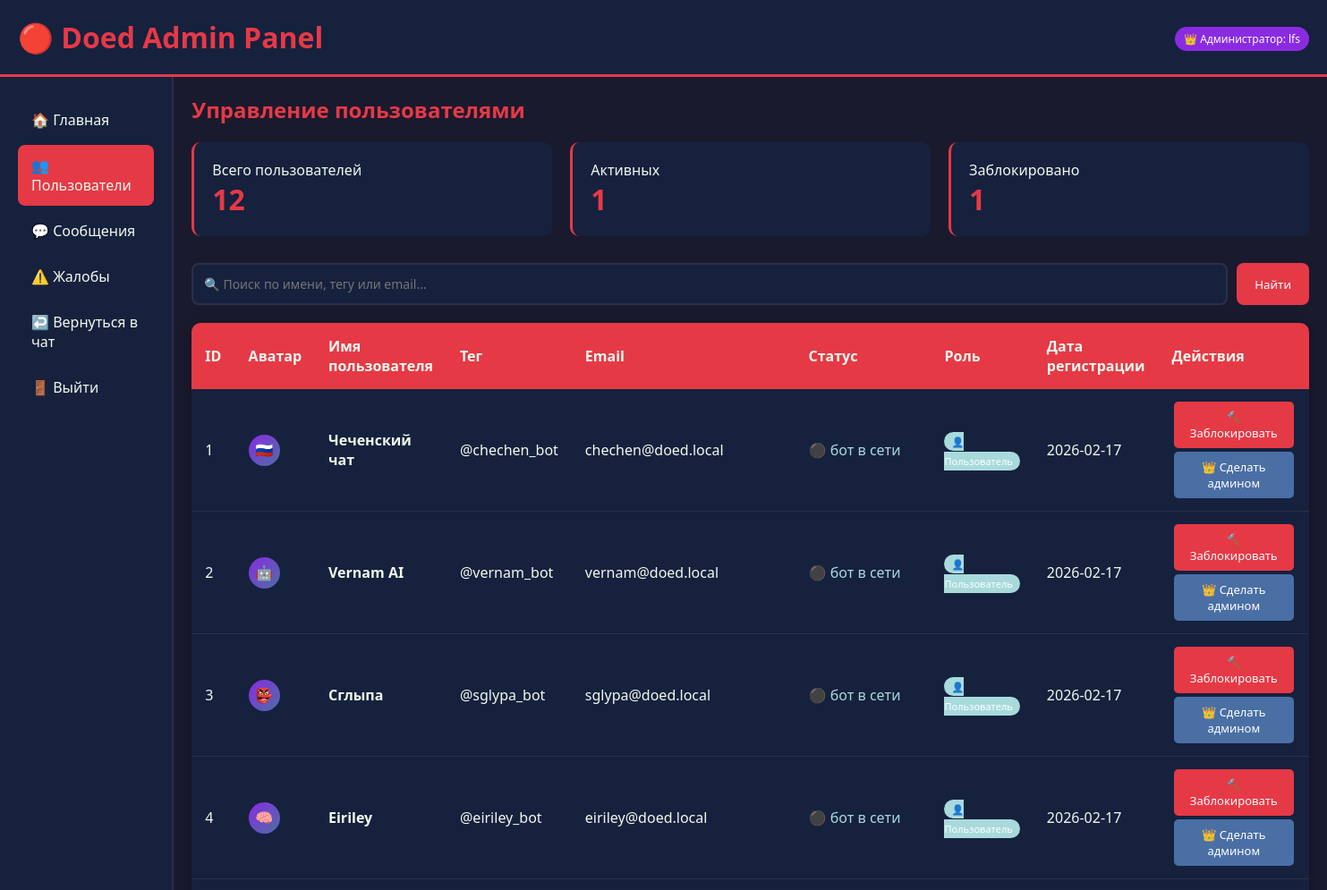
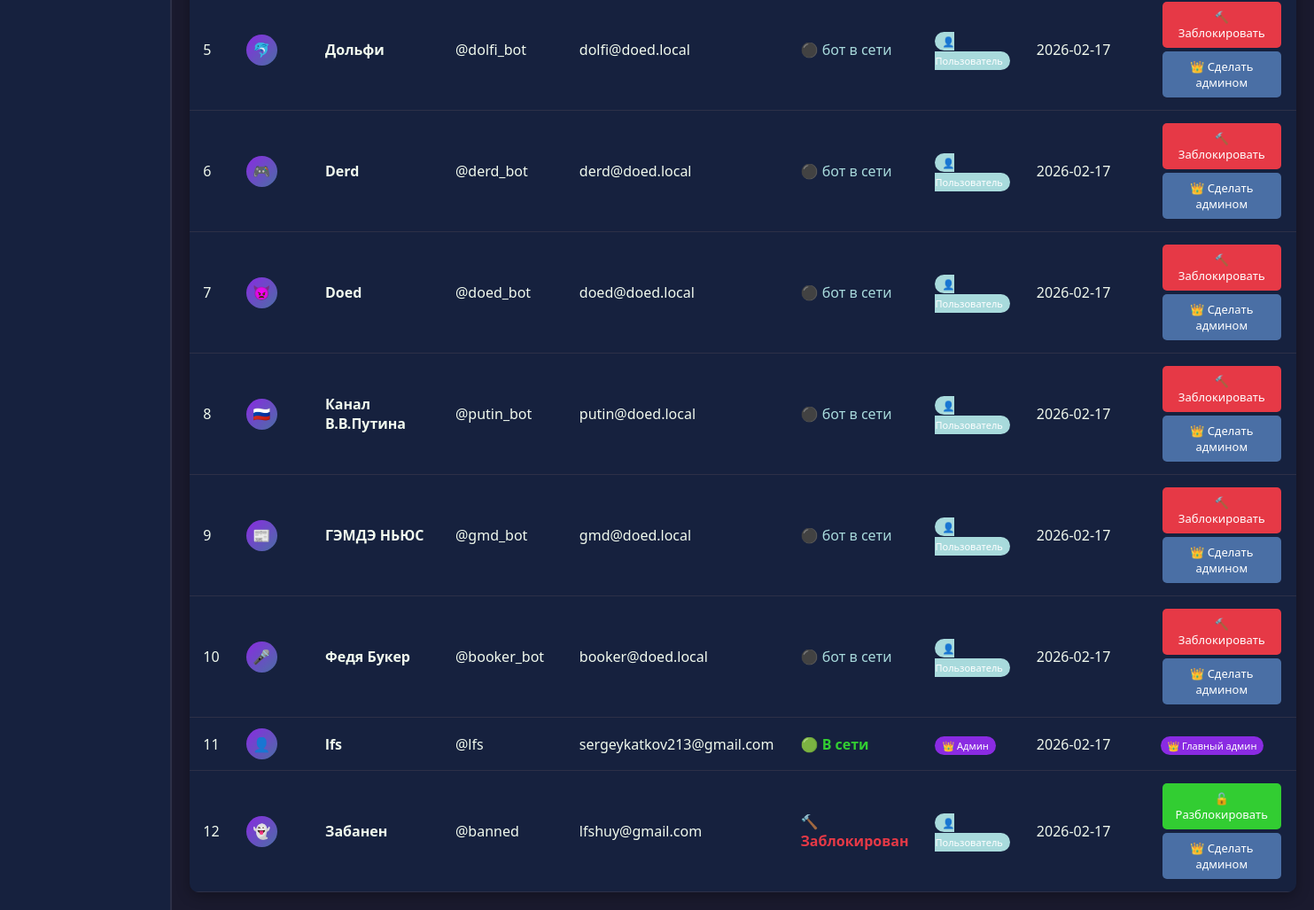
/admin/users (signed in), run on the app's committed database (2 pictures, top to bottom).
### app/models.py (models this page shows)
class User(Base):
    __tablename__ = "users"
    id = Column(Integer, primary_key=True, index=True)
    username = Column(String, unique=True, index=True, nullable=False)
    tag = Column(String, unique=True, index=True, nullable=False)
    email = Column(String, unique=True, index=True, nullable=False)
    hashed_password = Column(String, nullable=False)
    status = Column(String, default="в сети")
    avatar = Column(String, default="👤")  # Эмодзи или путь к картинке
    avatar_type = Column(String, default="emoji")  # 'emoji' или 'image'
    avatar_url = Column(String, nullable=True)  # URL если загружено изображение
    is_admin = Column(Boolean, default=False)
    is_bot = Column(Boolean, default=False)
    created_at = Column(DateTime, default=datetime.utcnow)
    muted_until = Column(DateTime, nullable=True)
    can_only_write_bots = Column(Boolean, default=False)
    sent_messages = relationship("Message", foreign_keys="Message.sender_id", back_populates="sender", cascade="all, delete-orphan")
    received_messages = relationship("Message", foreign_keys="Message.receiver_id", back_populates="receiver", cascade="all, delete-orphan")
    user_contacts = relationship("Contact", foreign_keys="Contact.user_id", back_populates="user", cascade="all, delete-orphan")
    contact_of = relationship("Contact", foreign_keys="Contact.contact_id", back_populates="contact", cascade="all, delete-orphan")
    sent_reports = relationship("Report", foreign_keys="Report.reporter_id", back_populates="reporter", cascade="all, delete-orphan")
    received_reports = relationship("Report", foreign_keys="Report.reported_id", back_populates="reported", cascade="all, delete-orphan")

### app/routers/admin.py (the view)
@router.get("/users", response_class=HTMLResponse)
async def admin_users(
    request: Request,
    search: Optional[str] = None,
    db: Session = Depends(get_db)
):
    admin = get_current_admin(request, db)
    if not admin:
        return RedirectResponse(url="/")
    query = db.query(models.User)
    if search:
        query = query.filter(
            or_(
                models.User.username.contains(search),
                models.User.tag.contains(search),
                models.User.email.contains(search)
            )
        )
    users = query.order_by(models.User.id).all()
    return templates.TemplateResponse("admin_users.html", {
        "request": request,
        "admin": admin,
        "users": users,
        "search": search
    })

### templates/admin_users.html (shortened to what this page needs)
<!DOCTYPE html>
<html lang="ru">
<head>
</head>
<body>
    <div class="header">
        <h1>🔴 Doed Admin Panel</h1>
        <div>
            <span class="admin-badge">👑 Администратор: {{ admin.username }}</span>
        </div>
    </div>
    <div class="container">
        <div class="sidebar">
            <a href="/admin/">🏠 Главная</a>
            <a href="/admin/users" class="active">👥 Пользователи</a>
            <a href="/admin/messages">💬 Сообщения</a>
            <a href="/admin/reports">⚠️ Жалобы</a>
            <a href="/chat">↩️ Вернуться в чат</a>
            <a href="/logout">🚪 Выйти</a>
        </div>
        <div class="content">
            <h2>Управление пользователями</h2>
            <div class="stats">
                <div class="stat-card">
                    <div>Всего пользователей</div>
                    <div class="stat-value">{{ users|length }}</div>
                </div>
                <div class="stat-card">
                    <div>Активных</div>
                    <div class="stat-value">{{ users|selectattr('status', 'equalto', 'в сети')|list|length }}</div>
                </div>
                <div class="stat-card">
                    <div>Заблокировано</div>
                    <div class="stat-value">{{ users|selectattr('status', 'equalto', 'заблокирован')|list|length }}</div>
                </div>
            </div>
            <form class="search-form" method="get">
                <input type="text" name="search" class="search-input" placeholder="🔍 Поиск по имени, тегу или email..." value="{{ search or '' }}">
                <button type="submit" class="search-btn">Найти</button>
            </form>
            <table class="table">
                <thead>
                    <tr>
                        <th>ID</th>
                        <th>Аватар</th>
                        <th>Имя пользователя</th>
                        <th>Тег</th>
                        <th>Email</th>
                        <th>Статус</th>
                        <th>Роль</th>
                        <th>Дата регистрации</th>
                        <th>Действия</th>
                    </tr>
                </thead>
                <tbody>
                    {% for user in users %}
                    <tr>
                        <td>{{ user.id }}</td>
                        <td>
                            <div style="width:35px;height:35px;border-radius:50%;background:linear-gradient(135deg,var(--purple),var(--blue));display:flex;align-items:center;justify-content:center;">
                                {{ user.avatar }}
                            </div>
                        </td>
                        <td><strong>{{ user.username }}</strong></td>
                        <td>@{{ user.tag }}</td>
                        <td>{{ user.email }}</td>
                        <td>
                            {% if user.status == 'заблокирован' %}
                                <span class="status-banned">🔨 Заблокирован</span>
                            {% elif user.status == 'в сети' %}
                                <span class="status-online">🟢 В сети</span>
                            {% else %}
                                <span class="status-offline">⚫ {{ user.status }}</span>
                            {% endif %}
                        </td>
                        <td>
                            {% if user.is_admin %}
                                <span class="admin-tag">👑 Админ</span>
                            {% else %}
                                <span class="admin-tag" style="background:var(--gray);">👤 Пользователь</span>
                            {% endif %}
                        </td>
                        <td>{{ user.created_at.strftime('%Y-%m-%d') if user.created_at else 'Неизвестно' }}</td>
                        <td>
                            {% if user.email == 'sergeykatkov213@gmail.com' %}
                                <span class="admin-tag">👑 Главный админ</span>
                            {% else %}
                                {% if user.status == 'заблокирован' %}
                                <form method="post" action="/admin/users/{{ user.id }}/unban" style="display:inline;">
                                    <button type="submit" class="btn btn-success" onclick="return confirm('Разблокировать пользователя {{ user.username }}?')">🔓 Разблокировать</button>
                                </form>
                                {% else %}
                                <form method="post" action="/admin/users/{{ user.id }}/ban" style="display:inline;">
                                    <button type="submit" class="btn btn-danger" onclick="return confirm('Заблокировать пользователя {{ user.username }}?')">🔨 Заблокировать</button>
                                </form>
                                {% endif %}
                                {% if not user.is_admin %}
                                <form method="post" action="/admin/users/{{ user.id }}/make-admin" style="display:inline;">
                                    <button type="submit" class="btn btn-primary" onclick="return confirm('Сделать {{ user.username }} администратором?')">👑 Сделать админом</button>
                                </form>
                                {% else %}
                                <form method="post" action="/admin/users/{{ user.id }}/remove-admin" style="display:inline;">
                                    <button type="submit" class="btn btn-warning" onclick="return confirm('Забрать права администратора у {{ user.username }}?')">⬇️ Убрать админа</button>
                                </form>
                                {% endif %}
                            {% endif %}
                        </td>
                    </tr>
                    {% endfor %}
                </tbody>
            </table>
        </div>
    </div>
</body>
</html>

### templates/admin_users.html (style rules this page uses)
* { margin:0;padding:0;box-sizing:border-box;font-family:'Segoe UI',sans-serif; }
:root { --red:#e63946;--dark-red:#d00000;--blue:#4a6fa5;--purple:#8a2be2; --dark:#1a1a2e;--light:#16213e;--text:#f1faee;--gray:#a8dadc; --border:#2d3047;--green:#32CD32;--yellow:#ffd700; }
body { background:var(--dark);color:var(--text); }
.header { background:var(--light); padding:20px; border-bottom:3px solid var(--red); display:flex; justify-content:space-between; align-items:center; }
.header h1 { color:var(--red); }
.admin-badge { background:var(--purple); color:white; padding:5px 10px; border-radius:20px; font-size:12px; }
.container { display:flex; min-height:100vh; }
.sidebar { width:250px; background:var(--light); padding:20px; border-right:2px solid var(--border); }
.sidebar a { display:block; color:var(--text); text-decoration:none; padding:12px 15px; margin:5px 0; border-radius:8px; transition:all 0.3s; }
.sidebar a.active { background:var(--red); }
.content { flex:1; padding:20px; }
.content h2 { margin-bottom:20px; color:var(--red); }
.search-form { margin-bottom:20px; display:flex; gap:10px; }
.search-input { flex:1; padding:12px; background:var(--light); border:2px solid var(--border); border-radius:8px; color:var(--text); font-size:14px; }
.search-btn { padding:12px 20px; background:var(--red); color:white; border:none; border-radius:8px; cursor:pointer; transition:all 0.3s; }
.table { width:100%; border-collapse:collapse; background:var(--light); border-radius:10px; overflow:hidden; box-shadow:0 4px 15px rgba(0,0,0,0.3); }
.table th { background:var(--red); padding:15px; text-align:left; font-weight:bold; }
.table td { padding:12px 15px; border-bottom:1px solid var(--border); }
.status-online { color:var(--green); font-weight:bold; }
.status-offline { color:var(--gray); }
.status-banned { color:var(--red); font-weight:bold; }
.btn { display:inline-block; padding:8px 15px; border-radius:5px; text-decoration:none; margin:2px; border:none; cursor:pointer; font-size:13px; transition:all 0.3s; }
.btn-danger { background:var(--red); color:white; }
.btn-success { background:var(--green); color:white; }
.btn-primary { background:var(--blue); color:white; }
.admin-tag { background:var(--purple); color:white; padding:3px 8px; border-radius:12px; font-size:11px; }
.stats { display:grid; grid-template-columns:repeat(auto-fit, minmax(200px, 1fr)); gap:20px; margin-bottom:30px; }
.stat-card { background:var(--light); padding:20px; border-radius:10px; border-left:3px solid var(--red); }
.stat-value { font-size:32px; font-weight:bold; color:var(--red); }

### data on the page
User: username "lfs", id "11", tag "lfs", email "sergeykatkov213@gmail.com", status "🟢 В сети", is_admin "👑 Админ", created_at "2026-02-17", shows "👑 Главный админ"
User: id "1", avatar "🇷🇺", username "Чеченский чат", tag "chechen_bot", email "chechen@doed.local", status "бот в сети", is_admin "👤 Пользователь", created_at "2026-02-17"
User: id "2", avatar "🤖", username "Vernam AI", tag "vernam_bot", email "vernam@doed.local", status "бот в сети", is_admin "👤 Пользователь", created_at "2026-02-17"
User: id "3", avatar "👺", username "Сглыпа", tag "sglypa_bot", email "sglypa@doed.local", status "бот в сети", is_admin "👤 Пользователь", created_at "2026-02-17"
User: id "4", avatar "🧠", username "Eiriley", tag "eiriley_bot", email "eiriley@doed.local", status "бот в сети", is_admin "👤 Пользователь", created_at "2026-02-17"
User: id "5", avatar "🐬", username "Дольфи", tag "dolfi_bot", email "dolfi@doed.local", status "бот в сети", is_admin "👤 Пользователь", created_at "2026-02-17"
User: id "6", avatar "🎮", username "Derd", tag "derd_bot", email "derd@doed.local", status "бот в сети", is_admin "👤 Пользователь", created_at "2026-02-17"
User: id "7", avatar "👿", username "Doed", tag "doed_bot", email "doed@doed.local", status "бот в сети", is_admin "👤 Пользователь", created_at "2026-02-17"
User: id "8", avatar "🇷🇺", username "Канал В.В.Путина", tag "putin_bot", email "putin@doed.local", status "бот в сети", is_admin "👤 Пользователь", created_at "2026-02-17"
User: id "9", avatar "📰", username "ГЭМДЭ НЬЮС", tag "gmd_bot", email "gmd@doed.local", status "бот в сети", is_admin "👤 Пользователь", created_at "2026-02-17"
User: id "10", avatar "🎤", username "Федя Букер", tag "booker_bot", email "booker@doed.local", status "бот в сети", is_admin "👤 Пользователь", created_at "2026-02-17"
User: id "12", avatar "👻", username "Забанен", tag "banned", email "lfshuy@gmail.com", status "🔨 Заблокирован", is_admin "👤 Пользователь", created_at "2026-02-17"

### other printed values
{{ users|length }} "12"
{{ users|selectattr('status', 'equalto', 'в сети')|list|length }} "1"
{{ users|selectattr('status', 'equalto', 'заблокирован')|list|length }} "1"
